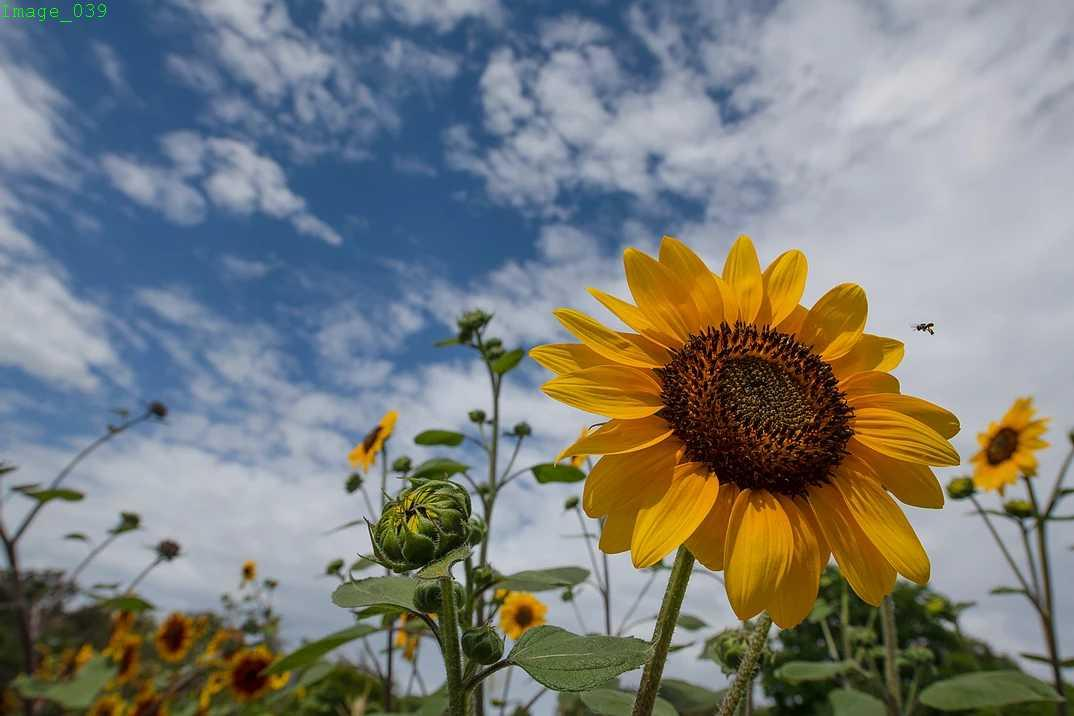
#> input picture jack.jpg, 1074 x 716 px, found by its file name
$ python histogram.py
#> lines starting #> are read from the running program, lines starting #| are printed output that depends on the picture; after the words box and inside, x2 and y2 are one past the last pixel; in counts of white or black regions, pixels touching at a corner belong together
import cv2
import matplotlib.pyplot as plt
import numpy as np

def plot_image(image, text, subplot):
    plt.subplot(2, 2, subplot)
    plt.imshow(cv2.cvtColor(image, cv2.COLOR_BGR2RGB))
    plt.title(text)

def histogram(image, subplot):
    height, width = original_image.shape
    histogram = np.zeros(256)

    for c in range(height):
        for r in range(width):
            histogram[image[c, r]] += 1

    plt.subplot(2, 2, subplot)
    plt.bar(range(256), histogram, width = 1.0, color = "gray")

original_image = cv2.imread("Jack.jpg", 0)
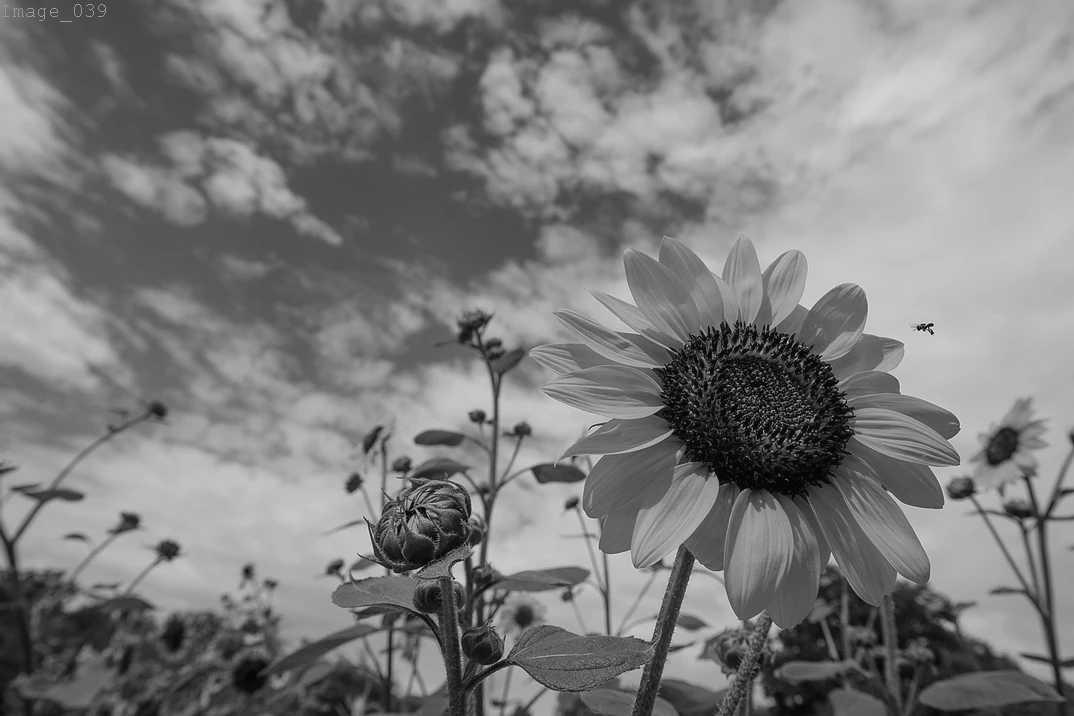
#> original_image: shape (716, 1074); min 0, max 253, mean 124.6
original_image = cv2.resize(original_image, (512, 512))
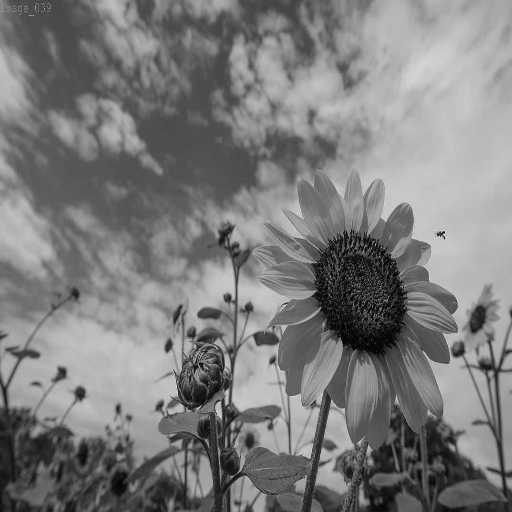
#> original_image: shape (512, 512); min 0, max 225, mean 124.5

plot_image(original_image, "Original Image", 1)

histogram(original_image, 2)

segmented_image = original_image
height, width = original_image.shape
#> height = 512; width = 512

for c in range(height):
    for r in range(width):
        segmented_image[c, r] = 0 if original_image[c, r] < 128 else 255
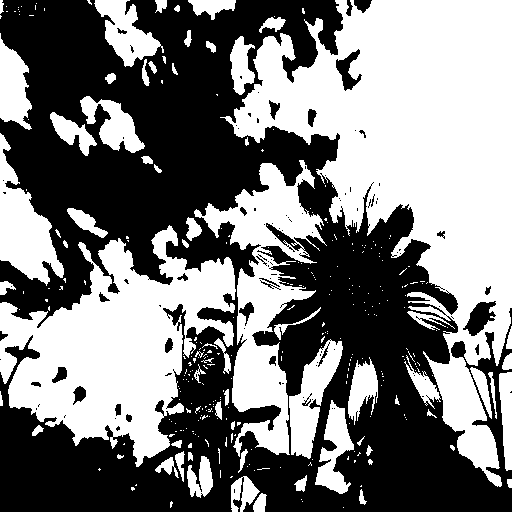
#> segmented_image: shape (512, 512); 48.7% white; 316 white regions (247 under 20 px), largest, box (x1, y1, x2, y2) and area: (220, 0, 512, 487) 59388, (0, 225, 236, 467) 28244, (194, 160, 327, 457) 13101

plot_image(segmented_image, "Single Threshold Segmented", 3)
histogram(segmented_image, 4)

plt.show()
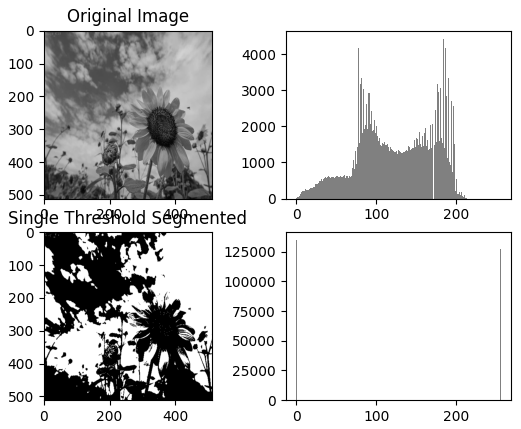
#> figure drawn by matplotlib, 4 panels; panel 2: tallest bar 4430 high, from x = 183.5 to 184.5; panel 4: tallest bar 134606 high, from x = -0.5 to 0.5
